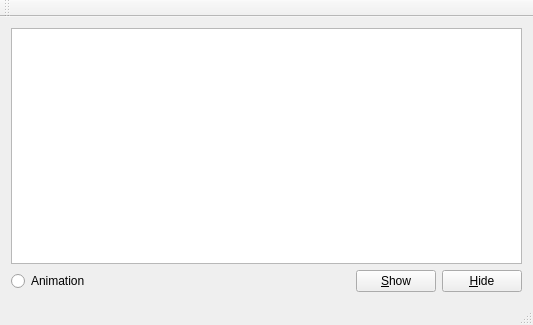
<?xml version="1.0" encoding="UTF-8"?>
<ui version="4.0">
 <class>MainWindow</class>
 <widget class="QMainWindow" name="MainWindow">
  <property name="geometry">
   <rect>
    <x>0</x>
    <y>0</y>
    <width>533</width>
    <height>325</height>
   </rect>
  </property>
  <property name="windowTitle">
   <string>MainWindow</string>
  </property>
  <widget class="QWidget" name="centralWidget">
   <layout class="QGridLayout" name="gridLayout">
    <item row="0" column="0" colspan="4">
     <widget class="QListWidget" name="listWidget"/>
    </item>
    <item row="1" column="0">
     <widget class="QRadioButton" name="radioButton">
      <property name="text">
       <string>Animation</string>
      </property>
     </widget>
    </item>
    <item row="1" column="1">
     <spacer name="horizontalSpacer">
      <property name="orientation">
       <enum>Qt::Horizontal</enum>
      </property>
      <property name="sizeHint" stdset="0">
       <size>
        <width>274</width>
        <height>20</height>
       </size>
      </property>
     </spacer>
    </item>
    <item row="1" column="2">
     <widget class="QPushButton" name="buttonShow">
      <property name="text">
       <string>&amp;Show</string>
      </property>
      <property name="checkable">
       <bool>false</bool>
      </property>
      <property name="checked">
       <bool>false</bool>
      </property>
      <property name="autoDefault">
       <bool>false</bool>
      </property>
     </widget>
    </item>
    <item row="1" column="3">
     <widget class="QPushButton" name="buttonHide">
      <property name="text">
       <string>&amp;Hide</string>
      </property>
     </widget>
    </item>
   </layout>
  </widget>
  <widget class="QMenuBar" name="menuBar">
   <property name="geometry">
    <rect>
     <x>0</x>
     <y>0</y>
     <width>533</width>
     <height>21</height>
    </rect>
   </property>
  </widget>
  <widget class="QToolBar" name="mainToolBar">
   <attribute name="toolBarArea">
    <enum>TopToolBarArea</enum>
   </attribute>
   <attribute name="toolBarBreak">
    <bool>false</bool>
   </attribute>
  </widget>
  <widget class="QStatusBar" name="statusBar"/>
 </widget>
 <layoutdefault spacing="6" margin="11"/>
 <resources/>
 <connections/>
</ui>
